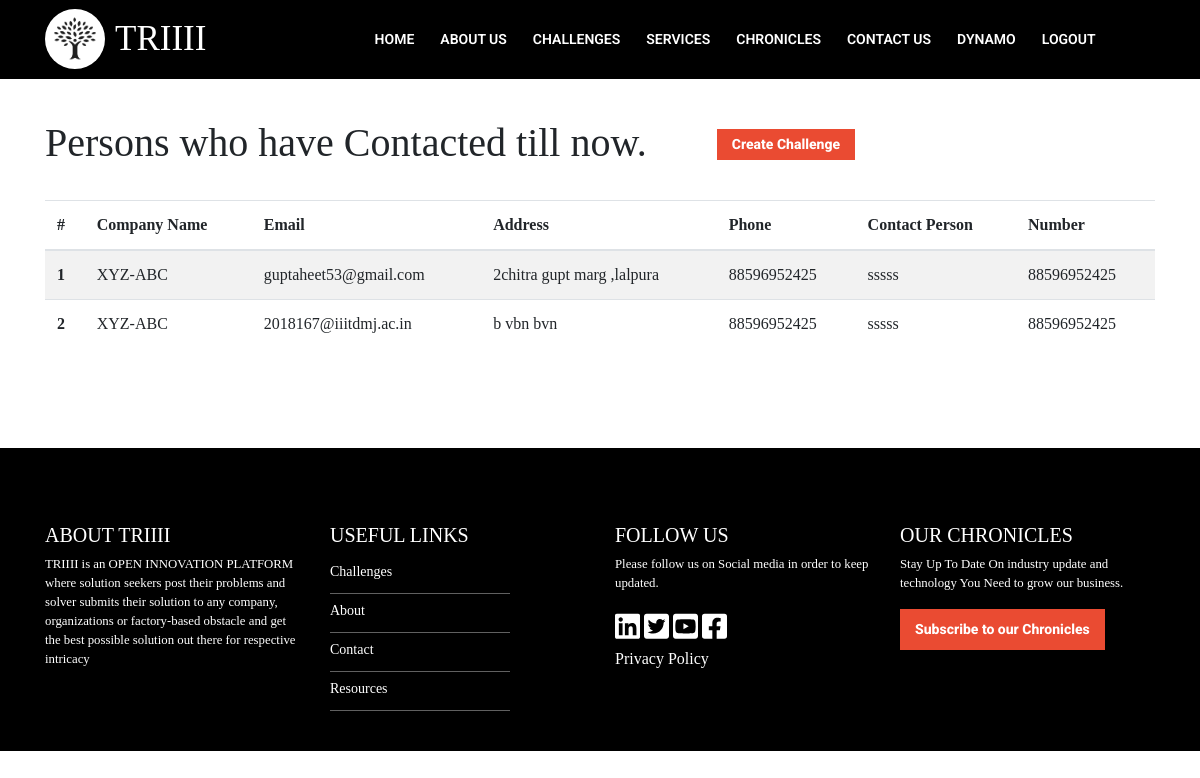
The page /employee/3D--4de785db6fe964cfb5344a7ea2e2c10b980afd0f/ (signed in) on the database its author committed.
### accounts/models.py (models this page shows, shortened)
class User(PermissionsMixin,AbstractBaseUser):
    email = models.EmailField(
        verbose_name='email address',
        max_length=255,
        unique=True,
    )
    username = models.CharField(max_length=250,unique=True)
    signup_time = models.DateTimeField(auto_now_add=True,blank=True,null=True)
    is_active = models.BooleanField(default=True)
    is_staff = models.BooleanField(default=False) # a admin user; non super-user
    is_admin = models.BooleanField(default=False) # a superuser
    is_employee = models.BooleanField(default=False)
    USERNAME_FIELD = 'email'
    REQUIRED_FIELDS = ['username',] # Email & Password are required by default.
    objects = UserManager()

### hostChallenge/models.py (models this page shows, shortened)
class ChallengeContacts(models.Model):
    company_name = models.CharField(max_length=500)
    email = models.EmailField()
    address = models.TextField()
    phone = models.CharField(max_length=12)
    contact_person = models.CharField(max_length=1500)
    number = models.CharField(max_length=12)
    date = models.DateField(auto_now_add = True)

### hostChallenge/views.py (the view, shortened to what this page needs)
# urls.py: path('employee/3D--4de785db6fe964cfb5344a7ea2e2c10b980afd0f/',employeePage,name="EmployeePage"),
@login_required
def employeePage(request):
    if request.user.is_employee:
        objs = ChallengeContacts.objects.all().order_by('-date')
        return render(request,'employee.html',{'objs':objs})
    return HttpResponseRedirect('/')

### hostChallenge/templates/employee.html (shortened to what this page needs)
{% extends "base.html" %}
{% load static %}
{% block content %}
    <div class="container">
        <div class="row" style="margin:40px 0px 25px 0px;">
            <h1  >Persons who have Contacted till now.</h1>
            <button data-toggle="modal" data-target=".bd-example-modal-lg" class="launchButton" >Create Challenge</button>
        </div>
        <table class="table table-striped">
        <thead>
            <tr>
                <th scope="col">#</th>
                <th scope="col">Company Name</th>
                <th scope="col">Email</th>
                <th scope="col">Address</th>
                <th scope="col">Phone</th>
                <th scope="col">Contact Person</th>
                <th scope="col">Number</th>
            </tr>
        </thead>
        <tbody>
        {% if objs %}
        {% for i in objs %}
            <tr>
            <th scope="row">{{forloop.counter}}</th>
            <td>{{i.company_name}}</td>
            <td>{{i.email}}</td>
            <td>{{i.address}}</td>
            <td>{{i.phone}}</td>
            <td>{{i.contact_person}}</td>
            <td>{{i.number}}</td>
            </tr>
        {% endfor %}
        {% endif %}
        </tbody>
    </table>
    </div>
{% endblock %}

### accounts/templates/base.html (shortened to what this page needs)
{% load static %}
<!DOCTYPE html>
<html lang="en" dir="ltr">
  <head>
    <link rel="stylesheet" href="https://stackpath.bootstrapcdn.com/bootstrap/4.3.1/css/bootstrap.min.css">
    <link rel="stylesheet" src="{% static 'css/landing.css' %}"></link>
  </head>
<body>
<div class="bannerVideoWrapper">
    <nav class="navbar navbar-expand-lg navbar-dark">
        <div class="container pos-f-t headerNavbar clearfix">
        <a style="text-decoration:none;color:white;" href="{% url 'landingPage' %}" >
            <img style="width:60px;height:auto;color:white;background-color:white;border-radius:50%;padding:8px;display:grid !important;" src="{% static 'images/logo.png' %}" />
        </a>
        <a style="text-decoration:none;color:white;" href="{% url 'landingPage' %}" >
            <span class="navbar-brand" style="color:white;margin-left:10px;font-size:35px !important;">TRIIII</span>
        </a>
        <div class="collapse navbar-collapse" id="navbarSupportedContent">
            <ul class="navbar-nav mr-auto">
                <li class="nav-item active">
                    <a class="nav-link one home-link" href="{% url 'landingPage' %}">Home </a>
                </li>
                <li class="nav-item">
                    <a class="nav-link abtus-link" href="{% url 'AboutPage' %}">About Us</a>
                </li>
                <li class="nav-item">
                    <a class="nav-link challenges-link" href="{% url 'ChallengesPage' %}">Challenges</a>
                </li>
                <li class="nav-item">
                    <a class="nav-link services-link" href="{% url 'ServicePage' %}">Services</a>
                </li>
                <li class="nav-item">
                    <a class="nav-link chronicles-link" href="{% url 'BlogPage' %}">Chronicles</a>
                </li>
                <li class="nav-item">
                    <a class="nav-link cntus-link" href="{% url 'ContactUS' %}">Contact Us</a>
                </li>
                {% if user.is_authenticated %}
                <li class="nav-item">
                    <a class="nav-link ppage-link" href="{% url 'ProfilePage' %}" >{{user.username}} </a>
                </li>
                <li class="nav-item">
                    <a class="nav-link logout-link" href="{% url 'logoutpage' %}" >Logout </a>
                </li>
                {% else %}
                <li class="nav-item">
                    <a class="nav-link" > <a class="navvvlink login-link" href="{% url 'loginpage' %}" >Login</a> | <a class="navvvlink signup-link" href="{% url 'signuppage' %}" >SignUp</a> </a>
                </li>
                {% endif %}
            </ul>
        </div>
        </div>
    </nav>
</div>
    {% block content %}
    {% endblock %}
    <footer>
        <div class="pageFooter">
            <div class="container">
                <div class="row">
                    <div class="col-sm-3" style="margin-top:15px">
                        <h5>ABOUT TRIIII</h5>
                        <p style="font-size:0.8em" > TRIIII is  an OPEN INNOVATION PLATFORM where solution seekers post their problems and  solver submits their solution to any company, organizations or factory-based obstacle and get the best possible solution out there for  respective intricacy</p>
                    </div>
                    <div class="col-sm-3" style="margin-top:15px">
                        <h5>USEFUL LINKS</h5>
                        <ul class="footerLinkText colOne-links float-left">
                            <li><a class="ftlink" href="{% url 'ChallengesPage' %}">Challenges</a></li>
                            <li><a class="ftlink" href="{% url 'AboutPage' %}">About</a></li>
                            <li><a class="ftlink" href="{% url 'ContactUS' %}">Contact</a></li>
                            <li><a class="ftlink" href="">Resources</a></li>
                        </ul>
                    </div>
                    <div class="col-sm-3" style="margin-top:15px">
                        <h5>FOLLOW US</h5>
                        <p style="font-size:0.8em;">Please follow us on Social media in order to keep updated.</p>
                        <ul class="contactUs" style="margin-bottom:10px;" >
                            <li class="iconLIst">
                            <a href="https://www.linkedin.com/in/triii-organization-3127181a7/" target="_blank" class="socialMediaIcon linkedIn">
                            </a>
                            <a href="https://twitter.com/TRIII18606543" target="_blank" class="socialMediaIcon">
                            </a>
                            <a href="https://www.youtube.com/channel/UC6Dxkl0T_Y8KP9mH-u9vpVA?view_as=subscriber" target="_blank" class="socialMediaIcon">
                            </a>
                            <a href="https://www.facebook.com/Triiii-103268261238590" target="_blank" class="socialMediaIcon">
                            </a>
                            </li>
                        </ul>
                        <a class="ppolicy" href="{% url 'PrivacyPolicy' %}" target="_blank">Privacy Policy</a>
                    </div>
                    <div class="col-sm-3" style="margin-top:15px">
                        <h5>OUR CHRONICLES</h5>
                        <p style="font-size:0.8em;margin-right:0px !important;" >Stay Up To Date On industry update and technology You Need to grow our business.</p >
                        <button class="SubsBtn btn btn-primary my-2 my-sm-0" id="subscribeSubmit" data-toggle="modal" data-target="#subscribeModal" >Subscribe to our Chronicles</button>
                    </div>
                </div>
            </div>
        </div>
    </footer>
  </body>
</html>

### accounts/templates/base.html (style rules this page uses)
.nav-item { font-family: 'roboto', sans-serif; font-size: 1em; line-height: 14px; color: white !important; font-weight:400; padding: 10px 5px; cursor: pointer; }
body { font-family: 'PT Serif', serif !important; }
.nav-link,.navvvlink { font-family: 'roboto', sans-serif; font-size: 14px; line-height: 14px; color: #fff !important; padding: 0px 10px; cursor: pointer; font-weight:600; text-transform:uppercase; }
.navbar { background-color:black !important; z-index:50 !important; }
#navbarSupportedContent { float:right !important; }
.SubsBtn { font-size: 14px; border-radius: 0; border: none; padding: 10px 15px; background-color: #EA4B32; color: #fff; font-family: 'roboto', sans-serif; font-weight: 800 !important; }
* { box-sizing: border-box; }
.pageFooter { background: black; color:white; padding: 60px 0 40px 0; margin-top: 100px; }
ul { list-style-type: none; padding: 0; margin: 0; }
.float-left { float: left !important; }
.pageFooter .contactUs li .socialMediaIcon { display: inline-block; width: 25px; height: 25px; background-repeat: no-repeat; }
.pageFooter ul li a { font-size: 14px; line-height: 34px; text-transform: capitalize; }
a { color: white; text-decoration: none; background-color: transparent; }
.colOne-links li { padding-bottom:4px; border-bottom:1px solid rgba(240,240,240,0.4); width:15vw !important; }

### hostChallenge/templates/employee.html (style rules this page uses)
.launchButton { height:60%; margin-top:10px; margin-left:70px; }
.launchButton { font-size: 14px; border-radius: 0; border: none; padding: 5px 15px; background-color: #EA4B32; color: #fff; font-family: 'roboto', sans-serif; font-weight: 800 !important; }

### rows shown on the page
User: username "DYNAMO"
ChallengeContacts: company_name "XYZ-ABC", email "guptaheet53@gmail.com", address "2chitra gupt marg ,lalpura", phone "88596952425", contact_person "sssss", number "88596952425"
ChallengeContacts: company_name "XYZ-ABC", email "2018167@iiitdmj.ac.in", address "b vbn bvn", phone "88596952425", contact_person "sssss", number "88596952425"
